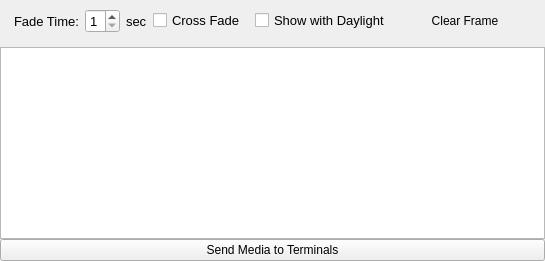
        <widget class="QWidget" name="page_2">
         <layout class="QVBoxLayout" name="verticalLayout_7">
          <property name="spacing">
           <number>0</number>
          </property>
          <property name="leftMargin">
           <number>0</number>
          </property>
          <property name="topMargin">
           <number>0</number>
          </property>
          <property name="rightMargin">
           <number>0</number>
          </property>
          <property name="bottomMargin">
           <number>0</number>
          </property>
          <item>
           <layout class="QVBoxLayout" name="verticalLayout_5">
            <item>
             <layout class="QHBoxLayout" name="horizontalLayout_7">
              <property name="leftMargin">
               <number>5</number>
              </property>
              <property name="topMargin">
               <number>0</number>
              </property>
              <property name="rightMargin">
               <number>5</number>
              </property>
              <property name="bottomMargin">
               <number>5</number>
              </property>
              <item>
               <widget class="QFrame" name="frame">
                <property name="maximumSize">
                 <size>
                  <width>280</width>
                  <height>16777215</height>
                 </size>
                </property>
                <layout class="QHBoxLayout" name="horizontalLayout_12">
                 <item>
                  <widget class="QLabel" name="label_5">
                   <property name="font">
                    <font>
                     <pointsize>10</pointsize>
                    </font>
                   </property>
                   <property name="text">
                    <string>Fade Time:</string>
                   </property>
                  </widget>
                 </item>
                 <item>
                  <widget class="QSpinBox" name="spFadeDuration">
                   <property name="minimumSize">
                    <size>
                     <width>0</width>
                     <height>0</height>
                    </size>
                   </property>
                   <property name="maximumSize">
                    <size>
                     <width>50</width>
                     <height>16777215</height>
                    </size>
                   </property>
                   <property name="font">
                    <font>
                     <pointsize>10</pointsize>
                    </font>
                   </property>
                   <property name="minimum">
                    <number>1</number>
                   </property>
                   <property name="maximum">
                    <number>5</number>
                   </property>
                  </widget>
                 </item>
                 <item>
                  <widget class="QLabel" name="label_6">
                   <property name="font">
                    <font>
                     <pointsize>10</pointsize>
                    </font>
                   </property>
                   <property name="text">
                    <string>sec</string>
                   </property>
                  </widget>
                 </item>
                 <item>
                  <widget class="QCheckBox" name="chCrossFade">
                   <property name="maximumSize">
                    <size>
                     <width>100</width>
                     <height>16777215</height>
                    </size>
                   </property>
                   <property name="font">
                    <font>
                     <pointsize>10</pointsize>
                    </font>
                   </property>
                   <property name="text">
                    <string>Cross Fade</string>
                   </property>
                  </widget>
                 </item>
                </layout>
               </widget>
              </item>
              <item>
               <widget class="QCheckBox" name="chDaylight">
                <property name="maximumSize">
                 <size>
                  <width>160</width>
                  <height>16777215</height>
                 </size>
                </property>
                <property name="font">
                 <font>
                  <pointsize>10</pointsize>
                 </font>
                </property>
                <property name="text">
                 <string>Show with Daylight</string>
                </property>
               </widget>
              </item>
              <item>
               <widget class="QPushButton" name="btnClearFrame">
                <property name="minimumSize">
                 <size>
                  <width>150</width>
                  <height>32</height>
                 </size>
                </property>
                <property name="maximumSize">
                 <size>
                  <width>150</width>
                  <height>16777215</height>
                 </size>
                </property>
                <property name="styleSheet">
                 <string notr="true">QPushButton { 
     border-style: inset;
     border-width: 1px;
     border-radius:5px;
	 padding: 3px;
     border-style: solid;
     border-width: 1px;
     border-radius:5px;
     border-color: palette(button);
	 padding: 3px;
     font-size: 9pt;
}

QPushButton:checked { 
     border-color: palette(dark);
    background-color: qradialgradient(cx: 0.7, cy: 1.4, fx: 0.7, fy: 1.9, radius: 1.5, stop: 0 rgb(255, 255, 0), stop: 1 transparent );
}

QPushButton:pressed { 
     border-color: palette(dark);
     background-color: qradialgradient(cx: 0.7, cy: 1.4, fx: 0.7, fy: 1.9, radius: 1.5, stop: 0 palette(dark), stop: 1 transparent );
}

</string>
                </property>
                <property name="text">
                 <string>Clear Frame</string>
                </property>
               </widget>
              </item>
             </layout>
            </item>
            <item>
             <widget class="QListWidget" name="listFrameFileWidget">
              <property name="toolTip">
               <string extracomment="Double Click for show"/>
              </property>
              <property name="iconSize">
               <size>
                <width>100</width>
                <height>100</height>
               </size>
              </property>
              <property name="movement">
               <enum>QListView::Static</enum>
              </property>
              <property name="resizeMode">
               <enum>QListView::Adjust</enum>
              </property>
              <property name="spacing">
               <number>2</number>
              </property>
              <property name="viewMode">
               <enum>QListView::IconMode</enum>
              </property>
              <property name="batchSize">
               <number>80</number>
              </property>
              <property name="wordWrap">
               <bool>true</bool>
              </property>
             </widget>
            </item>
            <item>
             <widget class="QPushButton" name="btnFrameLoadtoTerminals">
              <property name="text">
               <string>Send Media to Terminals</string>
              </property>
             </widget>
            </item>
           </layout>
          </item>
         </layout>
        </widget>
